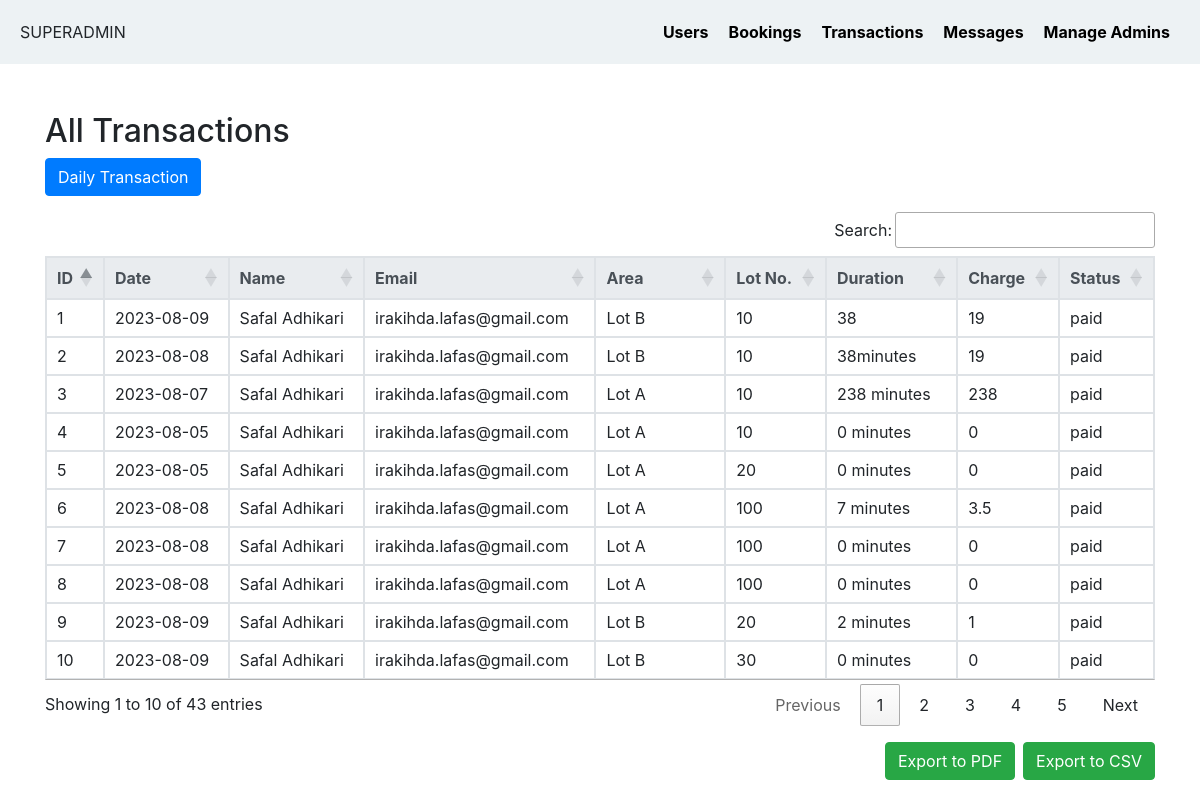
Page /pms002/0/transaction/alltransaction.php on the committed database.
### tables this page shows
CREATE TABLE `transaction` (
  `id` int(11) NOT NULL,
  `date` text NOT NULL,
  `name` varchar(50) NOT NULL,
  `email` text NOT NULL,
  `area` text NOT NULL,
  `lot_no` text NOT NULL,
  `duration` text NOT NULL,
  `charge` text NOT NULL,
  `status` text NOT NULL
);

### PMS002/0/transaction/alltransaction.php (the view, shortened to what this page needs)
<?php
include "../inc/header.php";
$query = "SELECT * FROM transaction";
$result = $conn->query($query);
$data = [];
if ($result->num_rows > 0) {
    while ($row = $result->fetch_assoc()) {
        $data[] = $row;
    }
}
?>
<!DOCTYPE html>
<html>
<head>
    <link rel="stylesheet" href="https://maxcdn.bootstrapcdn.com/bootstrap/4.5.2/css/bootstrap.min.css">
    <link rel="stylesheet" href="https://cdn.datatables.net/1.10.21/css/jquery.dataTables.min.css">
</head>
<body>
<div class="container mt-5">
    <h2>All Transactions</h2>
    <a href="transaction.php" class="btn btn-primary mb-3">Daily Transaction</a>
    <table class="table table-bordered table-hover">
        <thead class="thead-light">
        <tr>
            <th>ID</th>
            <th>Date</th>
            <th>Name</th>
            <th>Email</th>
            <th>Area</th>
            <th>Lot No.</th>
            <th>Duration</th>
            <th>Charge</th>
            <th>Status</th>
        </tr>
        </thead>
        <tbody>
        <?php foreach ($data as $row) : ?>
            <tr>
                <td><?php echo $row['id']; ?></td>
                <td><?php echo $row['date']; ?></td>
                <td><?php echo $row['name']; ?></td>
                <td><?php echo $row['email']; ?></td>
                <td><?php echo $row['area']; ?></td>
                <td><?php echo $row['lot_no']; ?></td>
                <td><?php echo $row['duration']; ?></td>
                <td><?php echo $row['charge']; ?></td>
                <td><?php echo $row['status']; ?></td>
            </tr>
        <?php endforeach; ?>
        </tbody>
    </table>
    <div class="mt-3">
        <button class="btn btn-success float-right" id="exportCsvBtn">Export to CSV</button>
        <button class="btn btn-success float-right mr-2" id="exportPdfBtn">Export to PDF</button>
    </div>
</div>
</body>
</html>

### rows in the picture
transaction: id "1", date "2023-08-09", name "Safal Adhikari", email "irakihda.lafas@gmail.com", area "Lot B", lot_no "10", duration "38", charge "19", status "paid"
transaction: id "2", date "2023-08-08", name "Safal Adhikari", email "irakihda.lafas@gmail.com", area "Lot B", lot_no "10", duration "38minutes", charge "19", status "paid"
transaction: id "3", date "2023-08-07", name "Safal Adhikari", email "irakihda.lafas@gmail.com", area "Lot A", lot_no "10", duration "238 minutes", charge "238", status "paid"
transaction: id "4", date "2023-08-05", name "Safal Adhikari", email "irakihda.lafas@gmail.com", area "Lot A", lot_no "10", duration "0 minutes", charge "0", status "paid"
transaction: id "5", date "2023-08-05", name "Safal Adhikari", email "irakihda.lafas@gmail.com", area "Lot A", lot_no "20", duration "0 minutes", charge "0", status "paid"
transaction: id "6", date "2023-08-08", name "Safal Adhikari", email "irakihda.lafas@gmail.com", area "Lot A", lot_no "100", duration "7 minutes", charge "3.5", status "paid"
transaction: id "7", date "2023-08-08", name "Safal Adhikari", email "irakihda.lafas@gmail.com", area "Lot A", lot_no "100", duration "0 minutes", charge "0", status "paid"
transaction: id "8", date "2023-08-08", name "Safal Adhikari", email "irakihda.lafas@gmail.com", area "Lot A", lot_no "100", duration "0 minutes", charge "0", status "paid"
transaction: id "9", date "2023-08-09", name "Safal Adhikari", email "irakihda.lafas@gmail.com", area "Lot B", lot_no "20", duration "2 minutes", charge "1", status "paid"
transaction: id "10", date "2023-08-09", name "Safal Adhikari", email "irakihda.lafas@gmail.com", area "Lot B", lot_no "30", duration "0 minutes", charge "0", status "paid"
